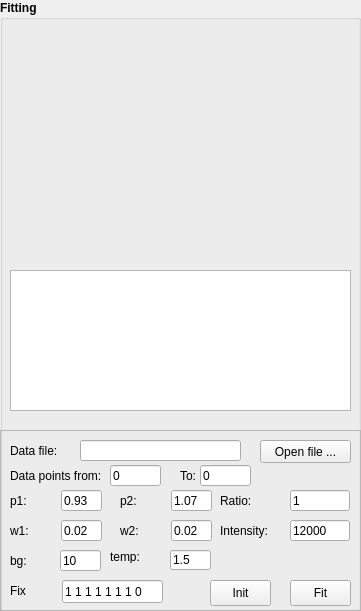
   <widget class="QGroupBox" name="groupBox_8">
    <property name="geometry">
     <rect>
      <x>930</x>
      <y>40</y>
      <width>361</width>
      <height>611</height>
     </rect>
    </property>
    <property name="font">
     <font>
      <weight>75</weight>
      <bold>true</bold>
     </font>
    </property>
    <property name="title">
     <string>Fitting</string>
    </property>
    <widget class="QWidget" name="fit_data_plot" native="true">
     <property name="enabled">
      <bool>true</bool>
     </property>
     <property name="geometry">
      <rect>
       <x>0</x>
       <y>20</y>
       <width>361</width>
       <height>241</height>
      </rect>
     </property>
     <property name="font">
      <font>
       <weight>50</weight>
       <bold>false</bold>
      </font>
     </property>
    </widget>
    <widget class="QPlainTextEdit" name="fit_output_text">
     <property name="enabled">
      <bool>true</bool>
     </property>
     <property name="geometry">
      <rect>
       <x>10</x>
       <y>270</y>
       <width>341</width>
       <height>141</height>
      </rect>
     </property>
     <property name="font">
      <font>
       <pointsize>8</pointsize>
       <weight>50</weight>
       <bold>false</bold>
      </font>
     </property>
     <property name="lineWrapMode">
      <enum>QPlainTextEdit::NoWrap</enum>
     </property>
    </widget>
    <widget class="QFrame" name="frame">
     <property name="geometry">
      <rect>
       <x>0</x>
       <y>430</y>
       <width>361</width>
       <height>181</height>
      </rect>
     </property>
     <property name="frameShape">
      <enum>QFrame::StyledPanel</enum>
     </property>
     <property name="frameShadow">
      <enum>QFrame::Sunken</enum>
     </property>
     <widget class="QLineEdit" name="fit_param_p1">
      <property name="geometry">
       <rect>
        <x>61</x>
        <y>60</y>
        <width>41</width>
        <height>21</height>
       </rect>
      </property>
      <property name="font">
       <font>
        <weight>50</weight>
        <bold>false</bold>
       </font>
      </property>
      <property name="text">
       <string>0.93</string>
      </property>
     </widget>
     <widget class="QLineEdit" name="fit_param_p2">
      <property name="geometry">
       <rect>
        <x>171</x>
        <y>60</y>
        <width>41</width>
        <height>21</height>
       </rect>
      </property>
      <property name="font">
       <font>
        <weight>50</weight>
        <bold>false</bold>
       </font>
      </property>
      <property name="text">
       <string>1.07</string>
      </property>
     </widget>
     <widget class="QLineEdit" name="fit_param_ratio">
      <property name="geometry">
       <rect>
        <x>290</x>
        <y>60</y>
        <width>60</width>
        <height>21</height>
       </rect>
      </property>
      <property name="font">
       <font>
        <weight>50</weight>
        <bold>false</bold>
       </font>
      </property>
      <property name="text">
       <string>1</string>
      </property>
     </widget>
     <widget class="QLineEdit" name="fit_param_w1">
      <property name="geometry">
       <rect>
        <x>61</x>
        <y>90</y>
        <width>41</width>
        <height>21</height>
       </rect>
      </property>
      <property name="font">
       <font>
        <weight>50</weight>
        <bold>false</bold>
       </font>
      </property>
      <property name="text">
       <string>0.02</string>
      </property>
     </widget>
     <widget class="QLineEdit" name="fit_param_w2">
      <property name="geometry">
       <rect>
        <x>171</x>
        <y>90</y>
        <width>41</width>
        <height>21</height>
       </rect>
      </property>
      <property name="font">
       <font>
        <weight>50</weight>
        <bold>false</bold>
       </font>
      </property>
      <property name="text">
       <string>0.02</string>
      </property>
     </widget>
     <widget class="QLineEdit" name="fit_param_int">
      <property name="geometry">
       <rect>
        <x>290</x>
        <y>90</y>
        <width>60</width>
        <height>21</height>
       </rect>
      </property>
      <property name="font">
       <font>
        <weight>50</weight>
        <bold>false</bold>
       </font>
      </property>
      <property name="text">
       <string>12000</string>
      </property>
     </widget>
     <widget class="QLabel" name="label">
      <property name="geometry">
       <rect>
        <x>10</x>
        <y>60</y>
        <width>57</width>
        <height>21</height>
       </rect>
      </property>
      <property name="font">
       <font>
        <weight>50</weight>
        <bold>false</bold>
       </font>
      </property>
      <property name="text">
       <string>p1:</string>
      </property>
     </widget>
     <widget class="QLabel" name="label_3">
      <property name="geometry">
       <rect>
        <x>120</x>
        <y>60</y>
        <width>57</width>
        <height>21</height>
       </rect>
      </property>
      <property name="font">
       <font>
        <weight>50</weight>
        <bold>false</bold>
       </font>
      </property>
      <property name="text">
       <string>p2:</string>
      </property>
     </widget>
     <widget class="QLabel" name="label_4">
      <property name="geometry">
       <rect>
        <x>220</x>
        <y>60</y>
        <width>57</width>
        <height>21</height>
       </rect>
      </property>
      <property name="font">
       <font>
        <weight>50</weight>
        <bold>false</bold>
       </font>
      </property>
      <property name="text">
       <string>Ratio:</string>
      </property>
     </widget>
     <widget class="QLabel" name="label_5">
      <property name="geometry">
       <rect>
        <x>10</x>
        <y>90</y>
        <width>41</width>
        <height>21</height>
       </rect>
      </property>
      <property name="font">
       <font>
        <weight>50</weight>
        <bold>false</bold>
       </font>
      </property>
      <property name="text">
       <string>w1:</string>
      </property>
     </widget>
     <widget class="QLabel" name="label_6">
      <property name="geometry">
       <rect>
        <x>120</x>
        <y>90</y>
        <width>31</width>
        <height>21</height>
       </rect>
      </property>
      <property name="font">
       <font>
        <weight>50</weight>
        <bold>false</bold>
       </font>
      </property>
      <property name="text">
       <string>w2:</string>
      </property>
     </widget>
     <widget class="QLabel" name="label_7">
      <property name="geometry">
       <rect>
        <x>220</x>
        <y>90</y>
        <width>57</width>
        <height>21</height>
       </rect>
      </property>
      <property name="font">
       <font>
        <weight>50</weight>
        <bold>false</bold>
       </font>
      </property>
      <property name="text">
       <string>Intensity:</string>
      </property>
     </widget>
     <widget class="QLineEdit" name="fit_filepath">
      <property name="geometry">
       <rect>
        <x>80</x>
        <y>10</y>
        <width>161</width>
        <height>21</height>
       </rect>
      </property>
      <property name="font">
       <font>
        <weight>50</weight>
        <bold>false</bold>
       </font>
      </property>
     </widget>
     <widget class="QLabel" name="label_8">
      <property name="geometry">
       <rect>
        <x>10</x>
        <y>10</y>
        <width>57</width>
        <height>21</height>
       </rect>
      </property>
      <property name="font">
       <font>
        <weight>50</weight>
        <bold>false</bold>
       </font>
      </property>
      <property name="text">
       <string>Data file:</string>
      </property>
     </widget>
     <widget class="QPushButton" name="fit_opendatafile">
      <property name="geometry">
       <rect>
        <x>260</x>
        <y>10</y>
        <width>91</width>
        <height>23</height>
       </rect>
      </property>
      <property name="font">
       <font>
        <weight>50</weight>
        <bold>false</bold>
       </font>
      </property>
      <property name="text">
       <string>Open file ...</string>
      </property>
     </widget>
     <widget class="QPushButton" name="fit_btn_init">
      <property name="geometry">
       <rect>
        <x>210</x>
        <y>150</y>
        <width>61</width>
        <height>26</height>
       </rect>
      </property>
      <property name="font">
       <font>
        <weight>50</weight>
        <bold>false</bold>
       </font>
      </property>
      <property name="text">
       <string>Init</string>
      </property>
     </widget>
     <widget class="QPushButton" name="fit_btn_fit">
      <property name="geometry">
       <rect>
        <x>290</x>
        <y>150</y>
        <width>61</width>
        <height>26</height>
       </rect>
      </property>
      <property name="font">
       <font>
        <weight>50</weight>
        <bold>false</bold>
       </font>
      </property>
      <property name="text">
       <string>Fit</string>
      </property>
     </widget>
     <widget class="QLineEdit" name="fit_param_bg">
      <property name="geometry">
       <rect>
        <x>60</x>
        <y>120</y>
        <width>41</width>
        <height>21</height>
       </rect>
      </property>
      <property name="font">
       <font>
        <weight>50</weight>
        <bold>false</bold>
       </font>
      </property>
      <property name="text">
       <string>10</string>
      </property>
     </widget>
     <widget class="QLabel" name="label_9">
      <property name="geometry">
       <rect>
        <x>10</x>
        <y>120</y>
        <width>57</width>
        <height>21</height>
       </rect>
      </property>
      <property name="font">
       <font>
        <weight>50</weight>
        <bold>false</bold>
       </font>
      </property>
      <property name="text">
       <string>bg:</string>
      </property>
     </widget>
     <widget class="QLineEdit" name="fit_param_fixed">
      <property name="geometry">
       <rect>
        <x>62</x>
        <y>150</y>
        <width>101</width>
        <height>23</height>
       </rect>
      </property>
      <property name="font">
       <font>
        <weight>50</weight>
        <bold>false</bold>
       </font>
      </property>
      <property name="text">
       <string>1 1 1 1 1 1 1 0</string>
      </property>
     </widget>
     <widget class="QLabel" name="label_13">
      <property name="geometry">
       <rect>
        <x>10</x>
        <y>150</y>
        <width>57</width>
        <height>21</height>
       </rect>
      </property>
      <property name="font">
       <font>
        <weight>50</weight>
        <bold>false</bold>
       </font>
      </property>
      <property name="text">
       <string>Fix</string>
      </property>
     </widget>
     <widget class="QLineEdit" name="fit_data_end">
      <property name="geometry">
       <rect>
        <x>200</x>
        <y>35</y>
        <width>51</width>
        <height>21</height>
       </rect>
      </property>
      <property name="font">
       <font>
        <weight>50</weight>
        <bold>false</bold>
       </font>
      </property>
      <property name="text">
       <string>0</string>
      </property>
     </widget>
     <widget class="QLineEdit" name="fit_data_start">
      <property name="geometry">
       <rect>
        <x>110</x>
        <y>35</y>
        <width>51</width>
        <height>21</height>
       </rect>
      </property>
      <property name="font">
       <font>
        <weight>50</weight>
        <bold>false</bold>
       </font>
      </property>
      <property name="text">
       <string>0</string>
      </property>
     </widget>
     <widget class="QLabel" name="label_12">
      <property name="geometry">
       <rect>
        <x>180</x>
        <y>35</y>
        <width>21</width>
        <height>21</height>
       </rect>
      </property>
      <property name="font">
       <font>
        <weight>50</weight>
        <bold>false</bold>
       </font>
      </property>
      <property name="text">
       <string>To:</string>
      </property>
     </widget>
     <widget class="QLabel" name="label_11">
      <property name="geometry">
       <rect>
        <x>10</x>
        <y>35</y>
        <width>101</width>
        <height>21</height>
       </rect>
      </property>
      <property name="font">
       <font>
        <weight>50</weight>
        <bold>false</bold>
       </font>
      </property>
      <property name="text">
       <string>Data points from:</string>
      </property>
     </widget>
     <widget class="QLineEdit" name="fit_param_temp">
      <property name="geometry">
       <rect>
        <x>170</x>
        <y>120</y>
        <width>41</width>
        <height>20</height>
       </rect>
      </property>
      <property name="font">
       <font>
        <weight>50</weight>
        <bold>false</bold>
       </font>
      </property>
      <property name="text">
       <string>1.5</string>
      </property>
     </widget>
     <widget class="QLabel" name="label_2">
      <property name="geometry">
       <rect>
        <x>110</x>
        <y>120</y>
        <width>46</width>
        <height>13</height>
       </rect>
      </property>
      <property name="font">
       <font>
        <weight>50</weight>
        <bold>false</bold>
       </font>
      </property>
      <property name="text">
       <string>temp:</string>
      </property>
     </widget>
    </widget>
   </widget>
